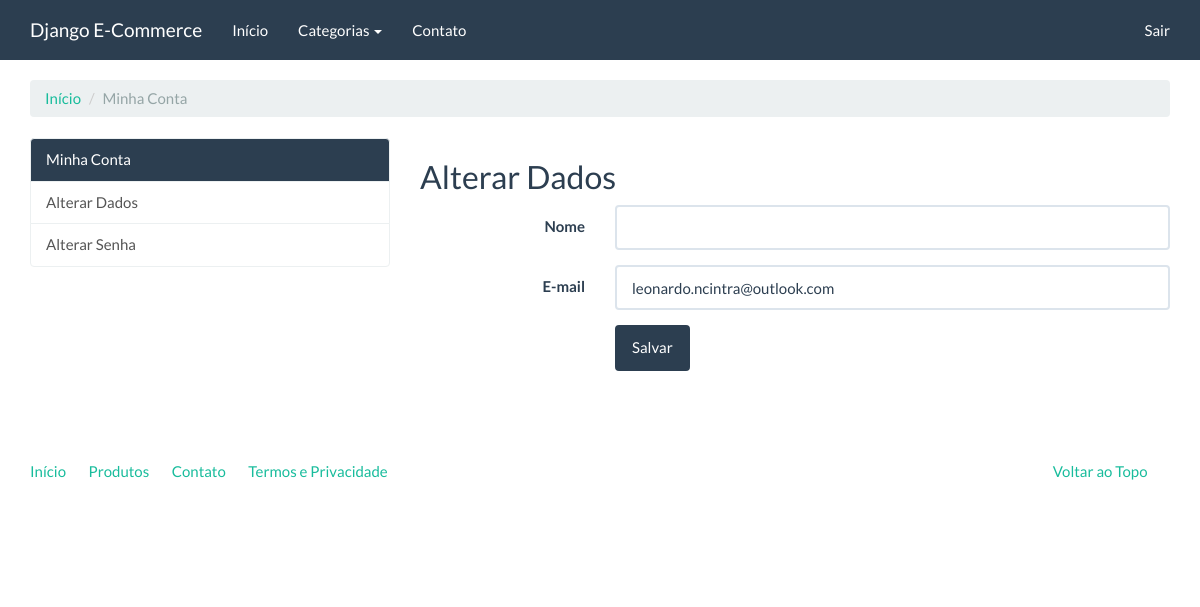
The page /conta/alterar-dados/ (signed in) on the database as committed earlier.
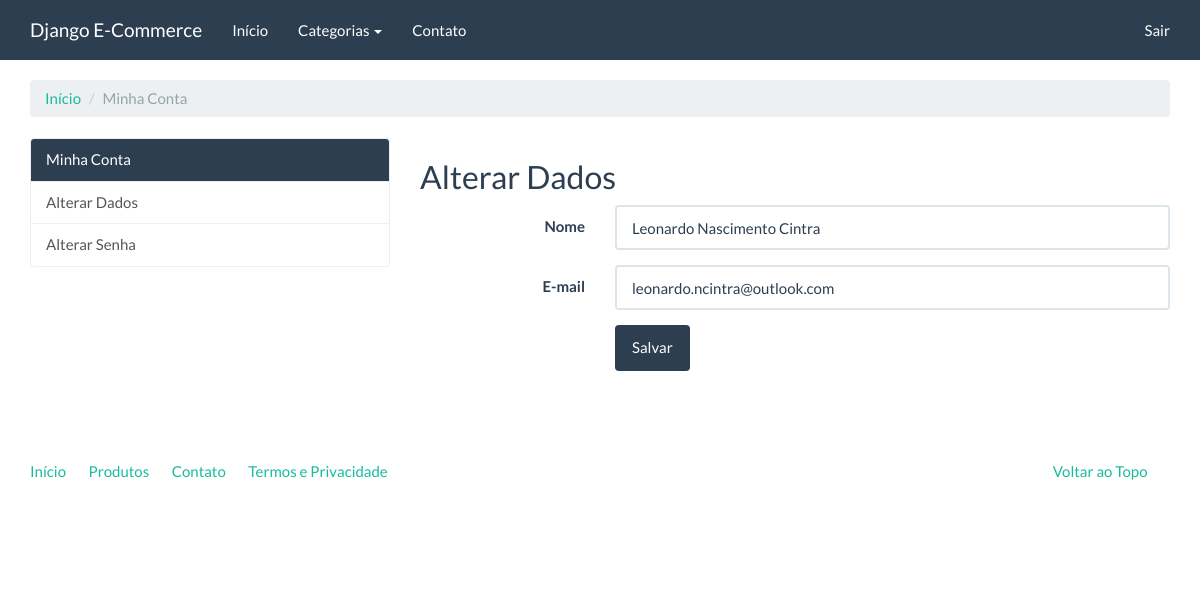
The same page on the database as committed later.
### accounts/models.py (models this page shows, shortened)
class User(AbstractBaseUser, PermissionsMixin):
    username = models.CharField(
        'Apelido / Usuario' , max_length=30, unique=True, validators = [
            validators.RegexValidator(
                re.compile('^[\w.@+-]+$'),
                'Informe um nome de usuário válido',
                'Este valor deve conter apenas letras, numeros e os caracteres: @/./+/-/_.',
                'invalid'
            )
        ], help_text="Um nome curto que será usado para identifica-lo de forma única na plataforma"
    )
    name = models.CharField('Nome', max_length=100)
    email = models.EmailField('E-mail', unique=True)
    is_staff = models.BooleanField('Equipe', default=False)
    is_active = models.BooleanField('Ativo', default=True)
    date_joined = models.DateTimeField('Data de entrada', auto_now_add=True)
    USERNAME_FIELD = 'username'
    REQUIRED_FIELDS = ['email']
    objects = UserManager()
    class Meta:
        verbose_name = 'Usuário'
        verbose_name_plural = 'Usuários'

### accounts/views.py (the view)
class UpdateUserView(UpdateView):
    model = User
    template_name = 'accounts/update_user.html'
    fields = ['name', 'email', ]
    success_url = reverse_lazy('accounts:index')
    def get_object(self):
        return self.request.user

### catalog/context_processors.py (called while the page is built)
def categories(request):
    return {
        'categories': Category.objects.all()
    }

### accounts/templates/accounts/update_user.html (shortened to what this page needs)
{% extends "accounts/index.html" %}
{% load widget_tweaks %}
{% block accounts_container %}
    <h2>Alterar Dados</h2>
    <form class="form-horizontal" method="POST">
        <fieldset>
            {% for field in form %}
                <div class="form-group{% if field.errors %} has-error{% endif %}">
                    <label for="{{ field.auto_id }}" class="col-md-3 control-label">{{ field.label }}</label>
                    <div class="col-md-9">
                        {% render_field field class="form-control" %}
                    </div>
                </div>
            {% endfor %}
            <div class="form-group">
                <div class="col-md-9 col-md-offset-3">
                    <button type="submit" class="btn btn-primary">Salvar</button>
                </div>
            </div>
        </fieldset>
    </form>
{% endblock %}

Rows that differ between the two databases and show on the page:
changed User "leonardo.ncintra@outlook.com": name (not shown) → "Leonardo Nascimento Cintra"
